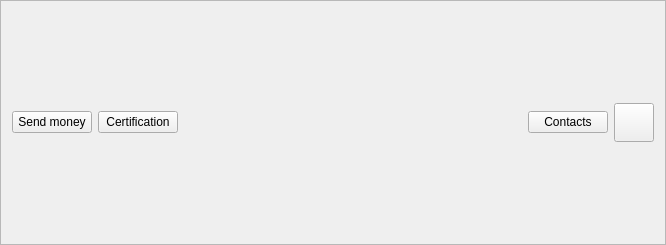
<?xml version="1.0" encoding="UTF-8"?>
<ui version="4.0">
 <class>SakiaToolbar</class>
 <widget class="QFrame" name="SakiaToolbar">
  <property name="geometry">
   <rect>
    <x>0</x>
    <y>0</y>
    <width>666</width>
    <height>237</height>
   </rect>
  </property>
  <property name="sizePolicy">
   <sizepolicy hsizetype="Expanding" vsizetype="Preferred">
    <horstretch>0</horstretch>
    <verstretch>0</verstretch>
   </sizepolicy>
  </property>
  <property name="windowTitle">
   <string>Frame</string>
  </property>
  <property name="frameShape">
   <enum>QFrame::StyledPanel</enum>
  </property>
  <property name="frameShadow">
   <enum>QFrame::Raised</enum>
  </property>
  <layout class="QHBoxLayout" name="horizontalLayout">
   <item>
    <widget class="QPushButton" name="button_send_money">
     <property name="text">
      <string>Send money</string>
     </property>
     <property name="icon">
      <iconset resource="../../../../../res/icons/icons.qrc">
       <normaloff>:/icons/payment_icon</normaloff>:/icons/payment_icon</iconset>
     </property>
     <property name="iconSize">
      <size>
       <width>32</width>
       <height>32</height>
      </size>
     </property>
    </widget>
   </item>
   <item>
    <widget class="QPushButton" name="button_certification">
     <property name="text">
      <string>Certification</string>
     </property>
     <property name="icon">
      <iconset resource="../../../../../res/icons/icons.qrc">
       <normaloff>:/icons/certification_icon</normaloff>:/icons/certification_icon</iconset>
     </property>
     <property name="iconSize">
      <size>
       <width>32</width>
       <height>32</height>
      </size>
     </property>
    </widget>
   </item>
   <item>
    <spacer name="horizontalSpacer">
     <property name="orientation">
      <enum>Qt::Horizontal</enum>
     </property>
     <property name="sizeHint" stdset="0">
      <size>
       <width>1000</width>
       <height>221</height>
      </size>
     </property>
    </spacer>
   </item>
   <item>
    <widget class="QPushButton" name="button_contacts">
     <property name="text">
      <string>Contacts</string>
     </property>
     <property name="icon">
      <iconset resource="../../../../../res/icons/icons.qrc">
       <normaloff>:/icons/connect_icon</normaloff>:/icons/connect_icon</iconset>
     </property>
     <property name="iconSize">
      <size>
       <width>32</width>
       <height>32</height>
      </size>
     </property>
    </widget>
   </item>
   <item>
    <widget class="QToolButton" name="toolbutton_menu">
     <property name="text">
      <string/>
     </property>
     <property name="icon">
      <iconset resource="../../../../../res/icons/icons.qrc">
       <normaloff>:/icons/menu_icon</normaloff>:/icons/menu_icon</iconset>
     </property>
     <property name="iconSize">
      <size>
       <width>32</width>
       <height>32</height>
      </size>
     </property>
     <property name="popupMode">
      <enum>QToolButton::InstantPopup</enum>
     </property>
     <property name="autoRaise">
      <bool>false</bool>
     </property>
     <property name="arrowType">
      <enum>Qt::NoArrow</enum>
     </property>
    </widget>
   </item>
  </layout>
 </widget>
 <resources>
  <include location="../../../../../res/icons/icons.qrc"/>
 </resources>
 <connections/>
</ui>
